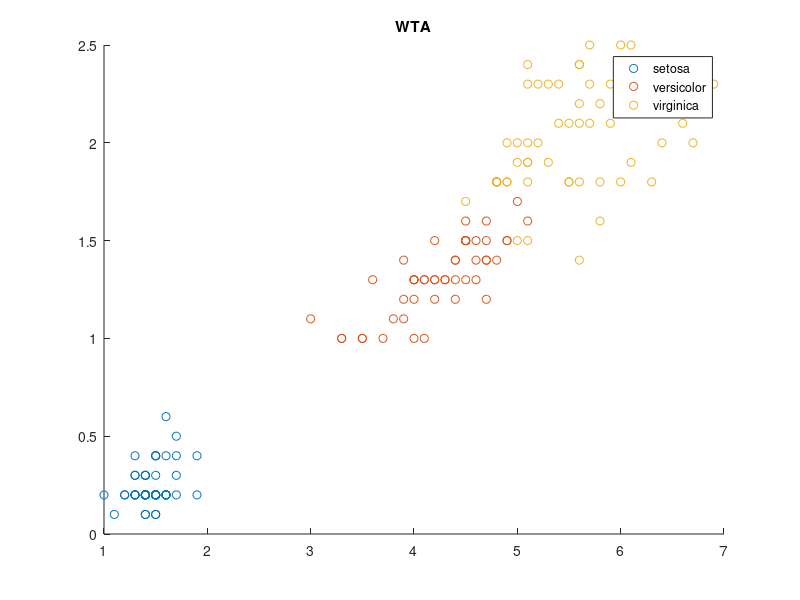

Write MATLAB code to recreate this figure. (Note: this script raises an error after producing the figure.)
%#####################################################
%#####################################################
%#########WTA NETWORK - OFICIAL#######################
%#####################################################
load fisheriris
X = meas(:,3:4);
    %Setosa
    X(1:50,3) = 1;
    %Versicolor
    X(51:100,3) = 2;
    %Virginica
    X(101:150,3) = 3;
%##----Plotar Graficos----##%
fig = figure;
xlabel('X1');
ylabel('X2');
gscatter(X(:,1),X(:,2),species);
set(legend,'location','best')
%plot(X,'g+');
title('WTA');
hold on

%##---Deletar dados dos neuronios---##
delete(h)
clear all
clc
%%
%####---NUMEROS ALEATORIOS---####
%A = randi(150,150,1)
ind = randperm(size(X,1))
X = X(ind,:);
% TESTE
Xt = X(76:150,:);
%TREINAMENTO
X = X(1:75,:);
[n m]= size(X)
% J=0;
% for I=1:n,
%     if (meas(I,1)>0) && (meas(I,2)> 0)
%         J=J+1;
%         NC(J,:)=X(I,:);
%         speciesNC(J)=species(I);
%     end
% end
% 
% speciesNC=speciesNC'
%%
%dados

w = [3.82 1.2293;3.82 1.2293;3.82 1.2293;3.82 1.2293;3.82 1.2293];
h = plot(w(:,1),w(:,2),'ro',w(:,1),w(:,2),'b')
%%
%%#############################################
%##############################################
%--CALCULO DECAIMENTO TAXA DE APRENDIZAGEM----
% tmax = tamanho do conjunto de treinamento x Numero maximo de epocas
% t = tamanho do conjunto
% n0 = numero da taxa inicial
%-------Formula: n(t) = n0*(1-t/tmax)
t= n
tmax = n*epoca
n(j) = alpha*(1-(t/tmax))
%%##############################################
%%
epoca=10;
ciclo=0;
alpha = 0.2
%Ui=min(u)
[n m]= size(X)
[o p]= size(w)
%[r rr]= size(A)

for k=1:epoca
    for i=1:n
        
        for j=1:o
            u(j)=0;
            u(j)=sqrt(((w(j,1)-X(i,1))^2)+((w(j,2)-X(i,2))^2));
        end
        
        if u(1,1)== min(u)
            w(1,1)=w(1,1)+(alpha*(X(i,1)-w(1,1)));
            w(1,2)=w(1,2)+(alpha*(X(i,2)-w(1,2)));
            %pause(0.01);
            %##Calculo para error
            pj(i,1)=sqrt(((w(1,1)-X(i,1))^2)+((w(1,2)-X(i,2))^2));
        elseif u(1,2) ==min(u)
            w(2,1)=w(2,1)+(alpha*(X(i,1)-w(2,1)));
            w(2,2)=w(2,2)+(alpha*(X(i,2)-w(2,2)));
            %pause(0.01);
            %##Calculo para error
            pj(i,1)=sqrt(((w(2,1)-X(i,1))^2)+((w(2,2)-X(i,2))^2));
        elseif u(1,3) == min(u)
            w(3,1)=w(3,1)+(alpha*(X(i,1)-w(3,1)));
            w(3,2)=w(3,2)+(alpha*(X(i,2)-w(3,2)));
            %pause(0.01);
            %##Calculo para error
            pj(i,1)=sqrt(((w(3,1)-X(i,1))^2)+((w(3,2)-X(i,2))^2));
        elseif u(1,4) == min(u)
            w(4,1)=w(4,1)+(alpha*(X(i,1)-w(4,1)));
            w(4,2)=w(4,2)+(alpha*(X(i,2)-w(4,2)));
            %pause(0.01);
            %##Calculo para error
            pj(i,1)=sqrt(((w(4,1)-X(i,1))^2)+((w(4,2)-X(i,2))^2));
        elseif u(1,5) == min(u)
            w(5,1)=w(5,1)+(alpha*(X(i,1)-w(5,1)));
            w(5,2)=w(5,2)+(alpha*(X(i,2)-w(5,2)));
            %pause(0.01);
            %##Calculo para error
            pj(i,1)=sqrt(((w(5,1)-X(i,1))^2)+((w(5,2)-X(i,2))^2));
        end
        
        set(h,'XData',w(:,1),'YData',w(:,2));
        drawnow
        %du(i,j)= u(j);
    end
    
    %h = plot(w(:,1),w(:,2),'ro',w(:,1),w(:,2),'k')
    ciclo=ciclo+1;
    Error(k,1) = sum(pj)/n
    alpha = alpha*(1-(t/tmax));
    ind = randperm(size(X,1));
    X = X(ind,:);
    disp('Epoca Atualizada')
    disp(ciclo)
end
hold on
    text(w(1,1),w(1,2),'\fontsize{8} \bf \color[rgb]{0 .5 .5}1')
    text(w(2,1),w(2,2),'\fontsize{8} \bf \color[rgb]{0 .5 .5}2')
    text(w(3,1),w(3,2),'\fontsize{8} \bf \color[rgb]{0 .5 .5}3')
    text(w(4,1),w(4,2),'\fontsize{8} \bf \color[rgb]{0 .5 .5}4')
    text(w(5,1),w(5,2),'\fontsize{8} \bf \color[rgb]{0 .5 .5}5')

%%
% KNN DESCOBRIR ROTULOS DE NEURONIOS

dist= pdist2(X(:,1:2),w)
[~,posicao]=sort(dist)




%------KNN
Result_X = meas(:,3:4);
Result_X(1:50,3) = 1;
Result_X(51:100,3) = 2;
Result_X(101:150,3) = 3;
[r rr] = size(Result_X)
%Neuronio 1
%VIRGINICA
w1 = w(1,:);
%Neuronio 2
%SETOSA
w2 = w(2,:);
%Neuronio 3
%VIRGINICA
w3 = w(3,:);
%Neuronio 4
%VERSICOLOR
w4 = w(4,:);
%Neuronio 5
%VERSICOLOR
w5 = w(5,:);
j = 1;
mi_Result_X = 0;
% SUBSTITUIR OS VALORES w(1,1) e w(1,2) PELOS PESOS ACIMA
% FAZER PARA CADA UM....
for i=1:r
    Result_X(j,4)=0;
    Result_X(j,4)=sqrt(((w(5,1)-Result_X(i,1))^2)+((w(5,2)-Result_X(i,2))^2)); 
    j = j+1;  
end
%Pesquisar massa de dados mais proxima do neuronio
mi_Result_X = min(Result_X(:,4))
%@@
for k=1:r
if Result_X(k,3) == 1 & Result_X(k,4) == mi_Result_X
    disp('Neuronio  = SETOSA')
 disp(mi_Result_X);
elseif Result_X(k,3) == 2 & Result_X(k,4) == mi_Result_X
    disp('Neuronio  = VERSICOLOR')
 disp(mi_Result_X);
elseif Result_X(k,3) == 3 & Result_X(k,4) == mi_Result_X
    disp('Neuronio  = VIRGINICA')
 disp(mi_Result_X);
end
end

%%
%#########################################
%---CALCULO DO KNN------%
Xt = X
kn1 = 0;
kn2 = 0;
kn3 = 0;
kn4 = 0;
kn5 = 0;
classify1 = 0;
classify2 = 0;
classify3 = 0;
classify4 = 0;
classify5 = 0;
result=0;
for t=1:n
    for j=1:o
        u(j)=0;
        u(j)=sqrt(((w(j,1)-Xt(t,1))^2)+((w(j,2)-Xt(t,2))^2));
    end
    %Tdist(t,:)=u(j)
    
    if u(1,1) == min(u)
        result=1;
    elseif u(1,2) == min(u)
        result=2;
    elseif u(1,3) == min(u)
        result=3;
    elseif u(1,4) == min(u)
        result=4;
    elseif u(1,5) == min(u)
        result=5;
    end
    %TROCAR RESULT_X POR Xt; Apenas fiz teste com Result_X;
        switch(result)
            case 1
                disp('result is 1')
               kn1 = kn1+1;
                   classify1(t,1) = Xt(t,3);
            case 2
                disp('result is 2')            
               kn2 = kn2+1;
               classify2(t,1) = Xt(t,3);
            case 3
                disp('result is 3')
                kn3 = kn3+1;
                classify3(t,1) = Xt(t,3);
            case 4
                disp('result is 4')
                kn4 = kn4+1;
                classify4(t,1) = Xt(t,3);
            case 5
                disp('result is 5')
                kn5 = kn5+1;
                classify5(t,1) = Xt(t,3);    
            otherwise
                disp('Resultado nao alterado!')
        end
end

%-----###TESTE KNN = 2###-----
final = 0;
for q= 1:69
if classify1(q,1) == 3
    final= final+1;
end
end
for qqqqq= 1:67
    if classify2(qqqqq,1) == 1
        final = final+1;
    end
end
for qq= 1:74
if classify3(qq,1) == 3
    final = final+1;
end
end
for qqq=1:73
if classify4(qqq,1) == 2
     final = final+1;
end
end
for qqqq=1:75
if classify5(qqqq,1) == 2
     final = final+1;
end

end
%%
 Z=((final/75)*100);
disp('Acertos:');
disp(Z);
 
